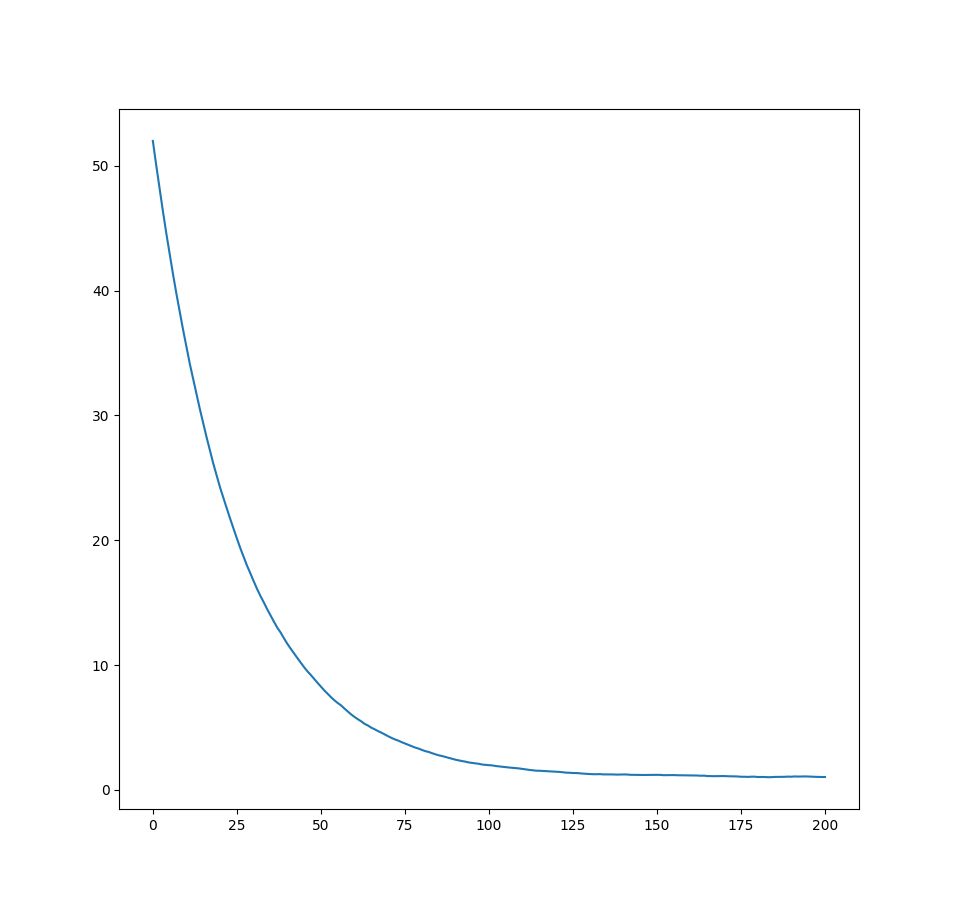

Reproduce this figure in Python.
import random
import matplotlib.pyplot as plt

F_n = []
n = 1000
for s in range(n):
    cards = list(range(52))
    F_n.append([52])
    for _ in range(200):
        i = random.randint(0, 51);
        j = random.randint(0, 51);
        temp = cards[i]
        cards[i] = cards[j]
        cards[j] = temp

        f_n = F_n[-1][-1]
        if cards[i] == j:
            f_n-=1
        if cards[j] == i:
            f_n-=1
        if cards[i] == i:
            f_n+=1
        if cards[j] == j:
            f_n+=1
        F_n[-1].append(f_n)

F_n_avg = [sum([f[i] for f in F_n]) / n for i in range(len(F_n[0]))]

print(F_n_avg)

plt.plot(F_n_avg);

plt.show()
